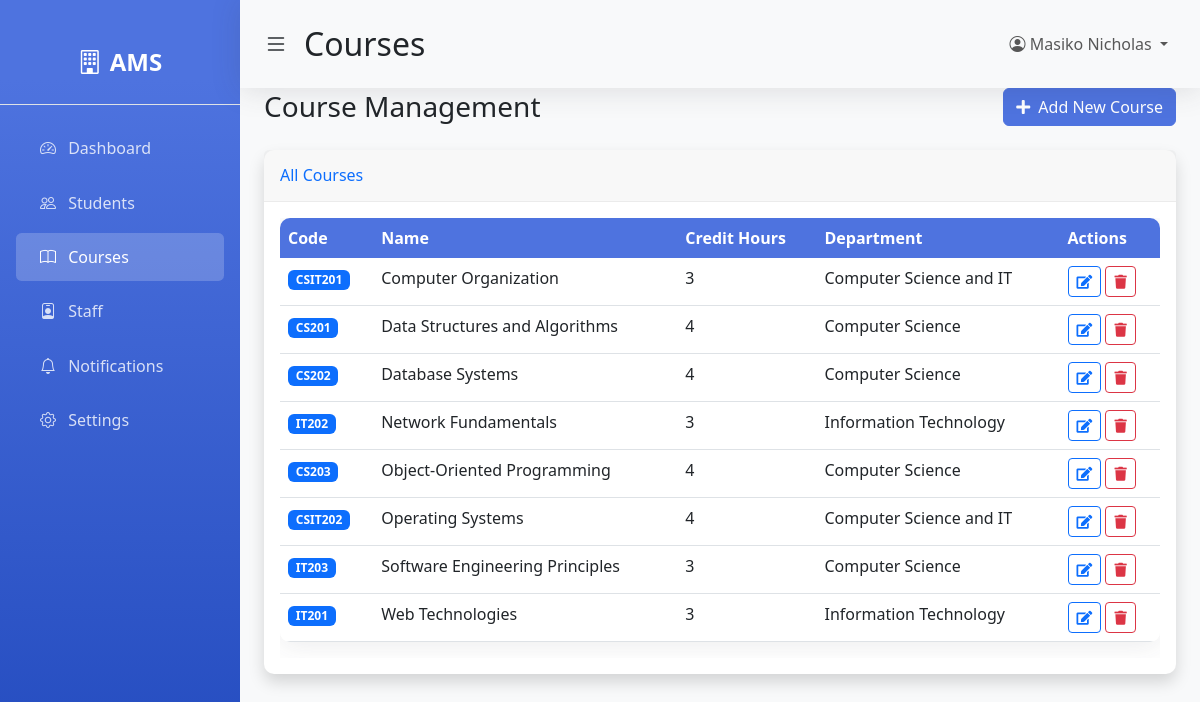
The page /courses.php (signed in) on the database its author committed.
### tables this page shows
CREATE TABLE IF NOT EXISTS `courses` (
  `id` int NOT NULL AUTO_INCREMENT,
  `course_code` varchar(20) NOT NULL,
  `name` varchar(200) NOT NULL,
  `credit_hours` int NOT NULL,
  `department_id` int DEFAULT NULL,
  `description` text,
  `created_at` timestamp NULL DEFAULT CURRENT_TIMESTAMP,
  `updated_at` timestamp NULL DEFAULT CURRENT_TIMESTAMP ON UPDATE CURRENT_TIMESTAMP,
  PRIMARY KEY (`id`),
  UNIQUE KEY `course_code` (`course_code`),
  KEY `department_id` (`department_id`)
);

CREATE TABLE IF NOT EXISTS `departments` (
  `id` int NOT NULL AUTO_INCREMENT,
  `name` varchar(100) NOT NULL,
  `code` varchar(10) NOT NULL,
  `description` text,
  `created_at` timestamp NULL DEFAULT CURRENT_TIMESTAMP,
  PRIMARY KEY (`id`),
  UNIQUE KEY `code` (`code`)
);

### courses.php (the view, shortened to what this page needs)
<?php
$database = new Database();
$pdo = $database->getConnection();
$courses_stmt = $pdo->query("SELECT c.*, d.name as department_name FROM courses c LEFT JOIN departments d ON c.department_id = d.id ORDER BY c.name");
$courses = $courses_stmt->fetchAll();
?>
<!DOCTYPE html>
<html lang="en">
<head>
    <link href="https://cdn.jsdelivr.net/npm/bootstrap@5.3.0/dist/css/bootstrap.min.css" rel="stylesheet">
    <link rel="stylesheet" href="https://cdn.jsdelivr.net/npm/bootstrap-icons@1.10.0/font/bootstrap-icons.css">
    <link rel="stylesheet" href="https://cdnjs.cloudflare.com/ajax/libs/font-awesome/5.15.3/css/all.min.css">
    <link rel="stylesheet" href="assets/css/style.css">
</head>
<body>
    <div class="d-flex" id="wrapper">
        <div class="sidebar" id="sidebar-wrapper">
            <div class="sidebar-heading text-center py-4 fs-4 fw-bold text-uppercase border-bottom"><i class="bi bi-building me-2"></i>AMS</div>
            <div class="list-group list-group-flush my-3">
                <a href="dashboard.php" class="nav-link"><i class="bi bi-speedometer2"></i> Dashboard</a>
                <a href="students.php" class="nav-link"><i class="bi bi-people"></i> Students</a>
                <a href="courses.php" class="nav-link active"><i class="bi bi-book"></i> Courses</a>
                <a href="staff.php" class="nav-link"><i class="bi bi-person-badge"></i> Staff</a>
                <a href="notifications.php" class="nav-link"><i class="bi bi-bell"></i> Notifications</a>
                <a href="profile.php" class="nav-link"><i class="bi bi-gear"></i> Settings</a>
            </div>
        </div>
        <div id="page-content-wrapper">
            <nav class="navbar navbar-expand-lg navbar-light bg-transparent py-4 px-4">
                <div class="d-flex align-items-center">
                    <i class="bi bi-list fs-4 me-3" id="menu-toggle"></i>
                    <h2 class="fs-2 m-0">Courses</h2>
                </div>
                <div class="collapse navbar-collapse" id="navbarSupportedContent">
                    <ul class="navbar-nav ms-auto mb-2 mb-lg-0">
                        <li class="nav-item dropdown">
                            <a class="nav-link dropdown-toggle" href="#" id="navbarDropdown" role="button" data-bs-toggle="dropdown">
                                <i class="bi bi-person-circle"></i> <?php echo htmlspecialchars($_SESSION["username"]); ?>
                            </a>
                        </li>
                    </ul>
                </div>
            </nav>
            <div class="container-fluid px-4">
                <div class="d-flex justify-content-between align-items-center mb-4">
                    <h1 class="h3 mb-0">Course Management</h1>
                    <button class="btn btn-primary" data-bs-toggle="modal" data-bs-target="#courseModal"><i class="fas fa-plus me-2"></i>Add New Course</button>
                </div>
                <div class="card shadow mb-4">
                    <div class="card-header py-3"><h6 class="m-0 font-weight-bold text-primary">All Courses</h6></div>
                    <div class="card-body">
                        <div class="table-responsive">
                            <table class="table table-hover" id="coursesTable">
                                <thead class="table-dark">
                                    <tr><th>Code</th><th>Name</th><th>Credit Hours</th><th>Department</th><th>Actions</th></tr>
                                </thead>
                                <tbody>
                                    <?php foreach ($courses as $course): ?>
                                    <tr>
                                        <td><span class="badge bg-primary"><?php echo htmlspecialchars($course['course_code']); ?></span></td>
                                        <td><?php echo htmlspecialchars($course['name']); ?></td>
                                        <td><?php echo htmlspecialchars($course['credit_hours']); ?></td>
                                        <td><?php echo htmlspecialchars($course['department_name'] ?? 'N/A'); ?></td>
                                        <td>
                                            <button class="btn btn-sm btn-outline-primary edit-btn" data-id="<?php echo $course['id']; ?>" data-bs-toggle="modal" data-bs-target="#courseModal"><i class="fas fa-edit"></i></button>
                                            <button class="btn btn-sm btn-outline-danger delete-btn" data-id="<?php echo $course['id']; ?>" data-name="<?php echo htmlspecialchars($course['name']); ?>"><i class="fas fa-trash"></i></button>
                                        </td>
                                    </tr>
                                    <?php endforeach; ?>
                                </tbody>
                            </table>
                        </div>
                    </div>
                </div>
            </div>
        </div>
    </div>
</body>
</html>

### assets/css/style.css (style rules this page uses)
body { font-family: 'Segoe UI', Tahoma, Geneva, Verdana, sans-serif; background-color: #f8f9fa; }
.card { border: none; border-radius: 10px; box-shadow: 0 0.15rem 1.75rem 0 rgba(58, 59, 69, 0.15); transition: transform 0.3s ease, box-shadow 0.3s ease; }
.card-header { font-weight: 600; border-bottom: 1px solid rgba(0, 0, 0, 0.05); }
.navbar { box-shadow: 0 0.15rem 1.75rem 0 rgba(58, 59, 69, 0.15); }
.btn-primary { background-color: #4e73df; border-color: #4e73df; }
.table { background-color: #fff; border-radius: 10px; overflow: hidden; box-shadow: 0 0.15rem 1.75rem 0 rgba(58, 59, 69, 0.1); }
.table thead th { background-color: #4e73df; color: #fff; border: none; font-weight: 600; }
.sidebar { min-height: calc(100vh - 56px); background: #4e73df; background: linear-gradient(180deg, #4e73df 10%, #224abe 100%); color: #fff; padding: 20px 0; }
.sidebar .nav-link { color: rgba(255, 255, 255, 0.8); padding: 0.75rem 1.5rem; margin: 0.2rem 1rem; border-radius: 0.35rem; transition: all 0.3s; }
.sidebar .nav-link.active { color: #fff; background-color: rgba(255, 255, 255, 0.2); }
.sidebar .nav-link i { margin-right: 0.5rem; }
#wrapper { overflow-x: hidden; }
#sidebar-wrapper { min-height: 100vh; margin-left: -15rem; transition: margin 0.25s ease-out; }
#sidebar-wrapper .sidebar-heading { padding: 0.875rem 1.25rem; font-size: 1.2rem; }
#sidebar-wrapper .list-group { width: 15rem; }
#page-content-wrapper { min-width: 100vw; }
#menu-toggle { cursor: pointer; }
@media (min-width: 768px) { #sidebar-wrapper { margin-left: 0; } }
@media (min-width: 768px) { #page-content-wrapper { min-width: 0; width: 100%; } }

### rows shown on the page
courses: course_code "CSIT201", name "Computer Organization", credit_hours "3", department.name "Computer Science and IT"
courses: course_code "CS201", name "Data Structures and Algorithms", credit_hours "4", department.name "Computer Science"
courses: course_code "CS202", name "Database Systems", credit_hours "4", department.name "Computer Science"
courses: course_code "IT202", name "Network Fundamentals", credit_hours "3", department.name "Information Technology"
courses: course_code "CS203", name "Object-Oriented Programming", credit_hours "4", department.name "Computer Science"
courses: course_code "CSIT202", name "Operating Systems", credit_hours "4", department.name "Computer Science and IT"
courses: course_code "IT203", name "Software Engineering Principles", credit_hours "3", department.name "Computer Science"
courses: course_code "IT201", name "Web Technologies", credit_hours "3", department.name "Information Technology"

### other values the page prints
$_SESSION["username"] "Masiko Nicholas"
